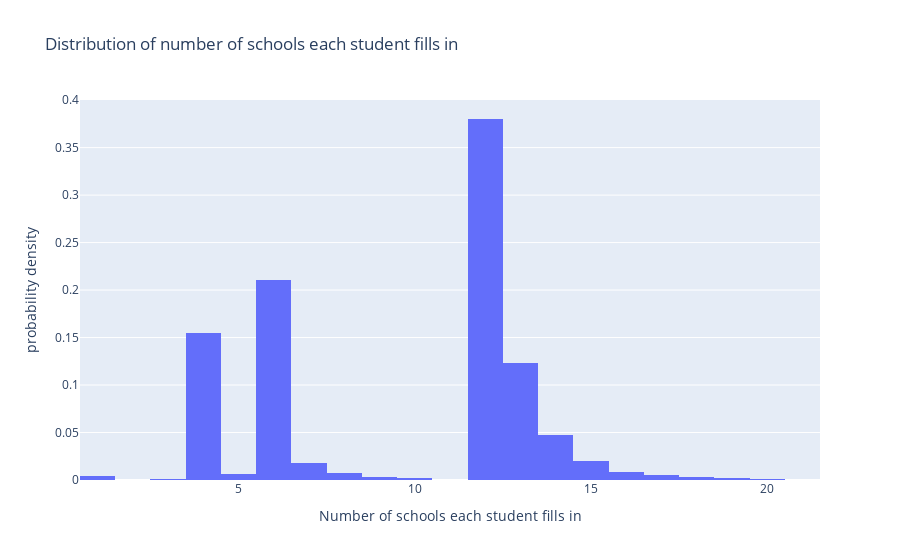

Write notebook code for a chart like this one.
### Code cell
fig = px.histogram(choice_2021, x="num_choices", histnorm='probability density', 
                    title='Distribution of number of schools each student fills in', 
                    labels={'num_choices':'Number of schools each student fills in'})
fig.show()

### Figure 1 — Plotly figure (JSON) as saved in the notebook; plotly's stock layout.template omitted (floating-point values rounded to 4 significant figures; data arrays with more than 128 entries replaced by an {"elided": "..."} marker saying what was removed)
{"data": [{"alignmentgroup": "True", "bingroup": "x", "histnorm": "probability density", "hovertemplate": "Number of schools each student fills in=%{x}<br>probability density=%{y}<extra></extra>", "legendgroup": "", "marker": {"color": "#636efa", "pattern": {"shape": ""}}, "name": "", "offsetgroup": "", "orientation": "v", "showlegend": false, "type": "histogram", "x": {"elided": "7976 int values"}, "xaxis": "x", "yaxis": "y"}], "layout": {"barmode": "relative", "legend": {"tracegroupgap": 0}, "title": {"text": "Distribution of number of schools each student fills in"}, "xaxis": {"anchor": "y", "domain": [0, 1], "title": {"text": "Number of schools each student fills in"}}, "yaxis": {"anchor": "x", "domain": [0, 1], "title": {"text": "probability density"}}}}
